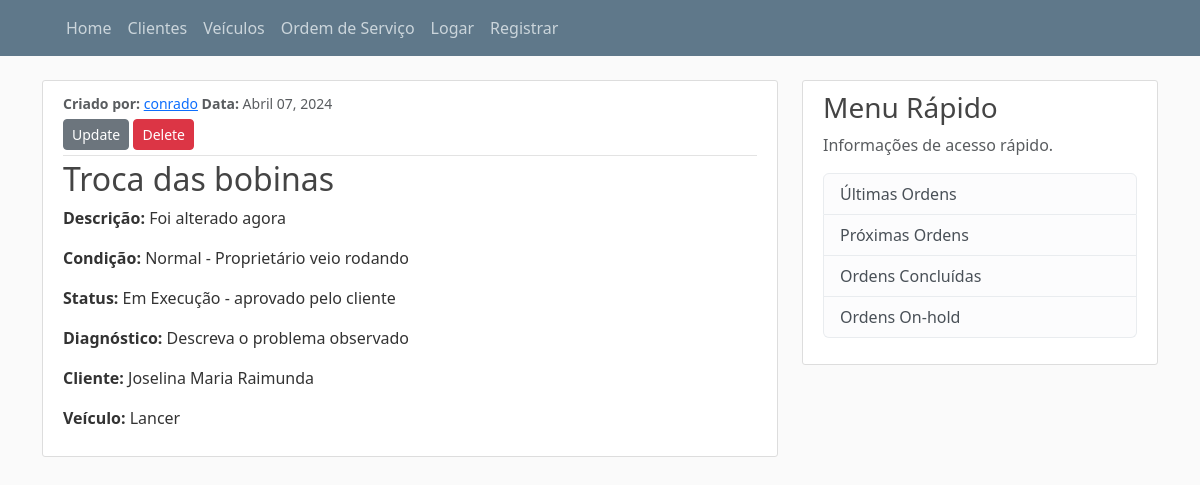
/garage/ordens/6/, run on an earlier commit of the app's database.
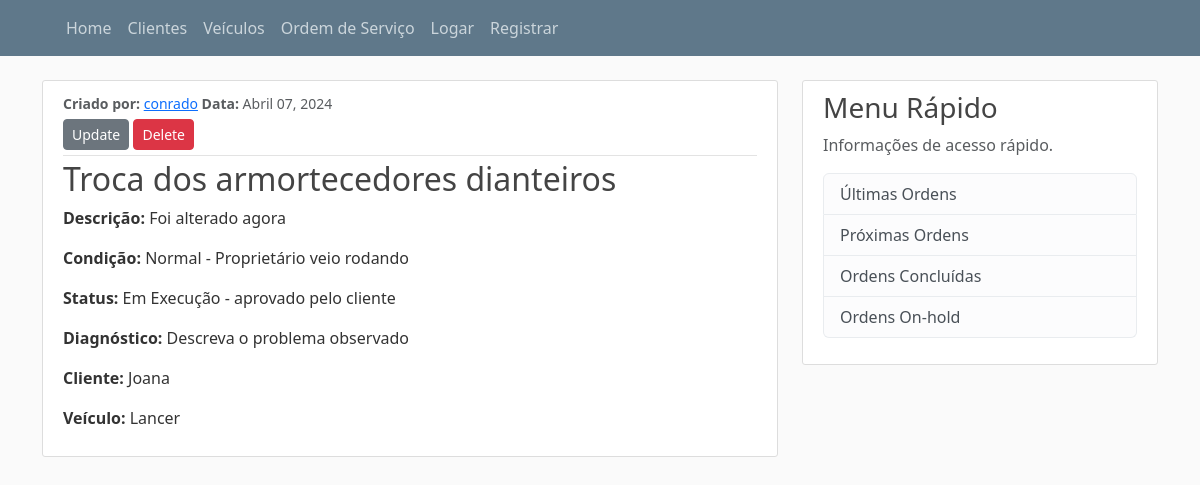
And on a later commit of the database.
### garage/models.py (models this page shows, shortened)
class Ordem(models.Model):
    CONDICOES_VEICULO = (
        ("A", "Normal - Proprietário veio rodando"),
        ("B", "Sem funcionar - veio no guincho"),
        ("C", "Com anomalia - Proprietário veio rodando"),
        ("D", "Com anomalia - Veio rodando por terceiro")
    )
    STATUS_ORDEM = (
        ('A', 'Em Execução - aprovado pelo cliente'),
        ('B', 'Em Aberto -  aguardando aprovação pelo cliente'),
        ('C', 'Em Aberto -  aguardando peças'),
        ('D', 'Finallizado'),
        ('E', 'Finallizado - interrompido pelo cliente')
    )
    titulo = models.CharField(max_length=50)
    slug = models.SlugField(max_length=250)
    status = models.CharField(choices=STATUS_ORDEM,default='Em Execução - aprovado pelo cliente', max_length=100)
    condicao = models.CharField(choices=CONDICOES_VEICULO,default='Normal - Proprietário veio rodando', max_length=100)
    descricao = models.CharField(max_length=150)
    diagnostico = models.TextField(max_length=150, default='Descreva o problema observado')
    data_criacao = models.DateField(auto_now_add=True)
    veiculo_id = models.ForeignKey(Veiculo, on_delete=models.CASCADE)
    cliente_id = models.ForeignKey(Cliente, on_delete=models.CASCADE)
    autor = models.ForeignKey(User, on_delete=models.CASCADE)

class Cliente(models.Model):
    nome = models.CharField(max_length=250)
    slug = models.SlugField(max_length=250)
    n_cpf = models.CharField(max_length=50)
    endereco = models.CharField(max_length=150)
    bairro = models.CharField(max_length=50)
    cidade = models.CharField(max_length=50)
    cep = models.CharField(max_length=9)
    data_criacao = models.DateTimeField(auto_now_add=True)
    email = models.CharField(max_length=100)
    autor = models.ForeignKey(User, on_delete=models.CASCADE)
    def __str__(self):
        return self.nome

class Veiculo(models.Model):
    marca = models.CharField(max_length=50)
    modelo = models.CharField(max_length=50)
    slug = models.SlugField(max_length=250, unique=True)
    placa = models.CharField(max_length=250)
    motor = models.CharField(max_length=150)
    ano = models.CharField(max_length=50)
    data_criacao = models.DateField(auto_now_add=True)
    autor = models.ForeignKey(User, on_delete=models.CASCADE)
    def __str__(self):
        return self.modelo

### garage/views.py (the view)
# urls.py: path('ordens/<int:pk>/', OrdemDetailView.as_view(), name='ordem-detail'),
class OrdemDetailView(DetailView):
    model = Ordem
    template_name = 'garage/ordens/ordem_details.html'

### templates/garage/ordens/ordem_details.html (shortened to what this page needs)
{% extends "garage/base.html" %}
{% block content %}
  <article class="media content-section">
    <div class="media-body">
      <div class="article-metadata">
        <small class="text-muted">
          <strong> Criado por: <a class="mr-2" href="#"></strong>{{object.autor}}</a>
          <strong> Data: </strong>{{object.data_criacao|date:"F d, Y"}}
        </small>
        {% if object.nome != user %}
          <div>
            <a class="btn btn-secondary btn-sm mt-1 mb-1" href="{% url 'garage:ordem-update' object.id %}">Update</a>
            <a class="btn btn-danger btn-sm mt-1 mb-1" href="{% url 'garage:ordem-delete' object.id %}">Delete</a>
          </div>
        {% endif %}
      </div>
      <h2 class="article-title">{{ object.titulo }}</h2>
      <p class="article-content"><strong>Descrição: </strong>{{object.descricao }}</p>
      <p class="article-content"><strong>Condição: </strong>{{ object.get_condicao_display }}</p>
      <p class="article-content"><strong>Status: </strong>{{ object.get_status_display }}</p>
      <p class="article-content"><strong>Diagnóstico: </strong>{{ object.diagnostico }}</p>
      <p class="article-content"><strong>Cliente: </strong>{{ object.cliente_id }}</p>
      <p class="article-content"><strong>Veículo: </strong>{{ object.veiculo_id }}</p>
    </div>
  </article>
{% endblock content %}

What changed in the data, as far as the page shows it:
changed Ordem "Foi alterado agora": titulo "Troca das bobinas" → "Troca dos armortecedores dianteiros"; cliente_id "Joselina Maria Raimunda" → "Joana"
